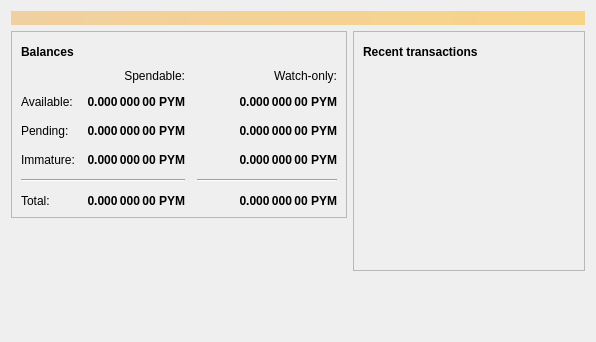
<?xml version="1.0" encoding="UTF-8"?>
<ui version="4.0">
 <class>OverviewPage</class>
 <widget class="QWidget" name="OverviewPage">
  <property name="geometry">
   <rect>
    <x>0</x>
    <y>0</y>
    <width>596</width>
    <height>342</height>
   </rect>
  </property>
  <property name="windowTitle">
   <string>Form</string>
  </property>
  <layout class="QVBoxLayout" name="topLayout">
   <item>
    <widget class="QLabel" name="labelAlerts">
     <property name="visible">
      <bool>false</bool>
     </property>
     <property name="styleSheet">
      <string notr="true">QLabel { background-color: qlineargradient(x1: 0, y1: 0, x2: 1, y2: 0, stop:0 #F0D0A0, stop:1 #F8D488); color:#000000; }</string>
     </property>
     <property name="wordWrap">
      <bool>true</bool>
     </property>
     <property name="margin">
      <number>3</number>
     </property>
     <property name="textInteractionFlags">
      <set>Qt::TextSelectableByMouse</set>
     </property>
    </widget>
   </item>
   <item>
    <layout class="QHBoxLayout" name="horizontalLayout" stretch="1,1">
     <item>
      <layout class="QVBoxLayout" name="verticalLayout_2">
       <item>
        <widget class="QFrame" name="frame">
         <property name="frameShape">
          <enum>QFrame::StyledPanel</enum>
         </property>
         <property name="frameShadow">
          <enum>QFrame::Raised</enum>
         </property>
         <layout class="QVBoxLayout" name="verticalLayout_4">
          <item>
           <layout class="QHBoxLayout" name="horizontalLayout_4">
            <item>
             <widget class="QLabel" name="label_5">
              <property name="font">
               <font>
                <weight>75</weight>
                <bold>true</bold>
               </font>
              </property>
              <property name="text">
               <string>Balances</string>
              </property>
             </widget>
            </item>
            <item>
             <widget class="QPushButton" name="labelWalletStatus">
              <property name="enabled">
               <bool>true</bool>
              </property>
              <property name="maximumSize">
               <size>
                <width>30</width>
                <height>16777215</height>
               </size>
              </property>
              <property name="toolTip">
               <string>The displayed information may be out of date. Your wallet automatically synchronizes with the Xcoin network after a connection is established, but this process has not completed yet.</string>
              </property>
              <property name="text">
               <string/>
              </property>
              <property name="icon">
               <iconset resource="../bitcoin.qrc">
                <normaloff>:/icons/warning</normaloff>
                <disabledoff>:/icons/warning</disabledoff>:/icons/warning</iconset>
              </property>
              <property name="iconSize">
               <size>
                <width>24</width>
                <height>24</height>
               </size>
              </property>
              <property name="flat">
               <bool>true</bool>
              </property>
             </widget>
            </item>
            <item>
             <spacer name="horizontalSpacer_3">
              <property name="orientation">
               <enum>Qt::Horizontal</enum>
              </property>
              <property name="sizeHint" stdset="0">
               <size>
                <width>40</width>
                <height>20</height>
               </size>
              </property>
             </spacer>
            </item>
           </layout>
          </item>
          <item>
           <layout class="QGridLayout" name="gridLayout">
            <property name="spacing">
             <number>12</number>
            </property>
            <item row="2" column="2">
             <widget class="QLabel" name="labelWatchPending">
              <property name="font">
               <font>
                <weight>75</weight>
                <bold>true</bold>
               </font>
              </property>
              <property name="cursor">
               <cursorShape>IBeamCursor</cursorShape>
              </property>
              <property name="toolTip">
               <string>Unconfirmed transactions to watch-only addresses</string>
              </property>
              <property name="text">
               <string notr="true">0.000 000 00 PYM</string>
              </property>
              <property name="alignment">
               <set>Qt::AlignRight|Qt::AlignTrailing|Qt::AlignVCenter</set>
              </property>
              <property name="textInteractionFlags">
               <set>Qt::LinksAccessibleByMouse|Qt::TextSelectableByKeyboard|Qt::TextSelectableByMouse</set>
              </property>
             </widget>
            </item>
            <item row="2" column="1">
             <widget class="QLabel" name="labelUnconfirmed">
              <property name="font">
               <font>
                <weight>75</weight>
                <bold>true</bold>
               </font>
              </property>
              <property name="cursor">
               <cursorShape>IBeamCursor</cursorShape>
              </property>
              <property name="toolTip">
               <string>Total of transactions that have yet to be confirmed, and do not yet count toward the spendable balance</string>
              </property>
              <property name="text">
               <string notr="true">0.000 000 00 PYM</string>
              </property>
              <property name="alignment">
               <set>Qt::AlignRight|Qt::AlignTrailing|Qt::AlignVCenter</set>
              </property>
              <property name="textInteractionFlags">
               <set>Qt::LinksAccessibleByMouse|Qt::TextSelectableByKeyboard|Qt::TextSelectableByMouse</set>
              </property>
             </widget>
            </item>
            <item row="3" column="2">
             <widget class="QLabel" name="labelWatchImmature">
              <property name="font">
               <font>
                <weight>75</weight>
                <bold>true</bold>
               </font>
              </property>
              <property name="cursor">
               <cursorShape>IBeamCursor</cursorShape>
              </property>
              <property name="toolTip">
               <string>Mined balance in watch-only addresses that has not yet matured</string>
              </property>
              <property name="text">
               <string notr="true">0.000 000 00 PYM</string>
              </property>
              <property name="alignment">
               <set>Qt::AlignRight|Qt::AlignTrailing|Qt::AlignVCenter</set>
              </property>
              <property name="textInteractionFlags">
               <set>Qt::LinksAccessibleByMouse|Qt::TextSelectableByKeyboard|Qt::TextSelectableByMouse</set>
              </property>
             </widget>
            </item>
            <item row="4" column="0" colspan="2">
             <widget class="Line" name="line">
              <property name="orientation">
               <enum>Qt::Horizontal</enum>
              </property>
             </widget>
            </item>
            <item row="4" column="2">
             <widget class="Line" name="lineWatchBalance">
              <property name="sizePolicy">
               <sizepolicy hsizetype="Preferred" vsizetype="Fixed">
                <horstretch>0</horstretch>
                <verstretch>0</verstretch>
               </sizepolicy>
              </property>
              <property name="minimumSize">
               <size>
                <width>140</width>
                <height>0</height>
               </size>
              </property>
              <property name="orientation">
               <enum>Qt::Horizontal</enum>
              </property>
             </widget>
            </item>
            <item row="5" column="0">
             <widget class="QLabel" name="labelTotalText">
              <property name="text">
               <string>Total:</string>
              </property>
             </widget>
            </item>
            <item row="3" column="1">
             <widget class="QLabel" name="labelImmature">
              <property name="font">
               <font>
                <weight>75</weight>
                <bold>true</bold>
               </font>
              </property>
              <property name="cursor">
               <cursorShape>IBeamCursor</cursorShape>
              </property>
              <property name="toolTip">
               <string>Mined balance that has not yet matured</string>
              </property>
              <property name="text">
               <string notr="true">0.000 000 00 PYM</string>
              </property>
              <property name="alignment">
               <set>Qt::AlignRight|Qt::AlignTrailing|Qt::AlignVCenter</set>
              </property>
              <property name="textInteractionFlags">
               <set>Qt::LinksAccessibleByMouse|Qt::TextSelectableByKeyboard|Qt::TextSelectableByMouse</set>
              </property>
             </widget>
            </item>
            <item row="2" column="3">
             <spacer name="horizontalSpacer_2">
              <property name="orientation">
               <enum>Qt::Horizontal</enum>
              </property>
              <property name="sizeHint" stdset="0">
               <size>
                <width>40</width>
                <height>20</height>
               </size>
              </property>
             </spacer>
            </item>
            <item row="3" column="0">
             <widget class="QLabel" name="labelImmatureText">
              <property name="text">
               <string>Immature:</string>
              </property>
             </widget>
            </item>
            <item row="5" column="1">
             <widget class="QLabel" name="labelTotal">
              <property name="font">
               <font>
                <weight>75</weight>
                <bold>true</bold>
               </font>
              </property>
              <property name="cursor">
               <cursorShape>IBeamCursor</cursorShape>
              </property>
              <property name="toolTip">
               <string>Your current total balance</string>
              </property>
              <property name="text">
               <string notr="true">0.000 000 00 PYM</string>
              </property>
              <property name="alignment">
               <set>Qt::AlignRight|Qt::AlignTrailing|Qt::AlignVCenter</set>
              </property>
              <property name="textInteractionFlags">
               <set>Qt::LinksAccessibleByMouse|Qt::TextSelectableByKeyboard|Qt::TextSelectableByMouse</set>
              </property>
             </widget>
            </item>
            <item row="5" column="2">
             <widget class="QLabel" name="labelWatchTotal">
              <property name="font">
               <font>
                <weight>75</weight>
                <bold>true</bold>
               </font>
              </property>
              <property name="cursor">
               <cursorShape>IBeamCursor</cursorShape>
              </property>
              <property name="toolTip">
               <string>Current total balance in watch-only addresses</string>
              </property>
              <property name="text">
               <string notr="true">0.000 000 00 PYM</string>
              </property>
              <property name="alignment">
               <set>Qt::AlignRight|Qt::AlignTrailing|Qt::AlignVCenter</set>
              </property>
              <property name="textInteractionFlags">
               <set>Qt::LinksAccessibleByMouse|Qt::TextSelectableByKeyboard|Qt::TextSelectableByMouse</set>
              </property>
             </widget>
            </item>
            <item row="0" column="2">
             <widget class="QLabel" name="labelWatchonly">
              <property name="text">
               <string>Watch-only:</string>
              </property>
              <property name="alignment">
               <set>Qt::AlignRight|Qt::AlignTrailing|Qt::AlignVCenter</set>
              </property>
             </widget>
            </item>
            <item row="1" column="0">
             <widget class="QLabel" name="labelBalanceText">
              <property name="text">
               <string>Available:</string>
              </property>
             </widget>
            </item>
            <item row="1" column="1">
             <widget class="QLabel" name="labelBalance">
              <property name="font">
               <font>
                <weight>75</weight>
                <bold>true</bold>
               </font>
              </property>
              <property name="cursor">
               <cursorShape>IBeamCursor</cursorShape>
              </property>
              <property name="toolTip">
               <string>Your current spendable balance</string>
              </property>
              <property name="text">
               <string notr="true">0.000 000 00 PYM</string>
              </property>
              <property name="alignment">
               <set>Qt::AlignRight|Qt::AlignTrailing|Qt::AlignVCenter</set>
              </property>
              <property name="textInteractionFlags">
               <set>Qt::LinksAccessibleByMouse|Qt::TextSelectableByKeyboard|Qt::TextSelectableByMouse</set>
              </property>
             </widget>
            </item>
            <item row="1" column="2">
             <widget class="QLabel" name="labelWatchAvailable">
              <property name="font">
               <font>
                <weight>75</weight>
                <bold>true</bold>
               </font>
              </property>
              <property name="cursor">
               <cursorShape>IBeamCursor</cursorShape>
              </property>
              <property name="toolTip">
               <string>Your current balance in watch-only addresses</string>
              </property>
              <property name="text">
               <string notr="true">0.000 000 00 PYM</string>
              </property>
              <property name="alignment">
               <set>Qt::AlignRight|Qt::AlignTrailing|Qt::AlignVCenter</set>
              </property>
              <property name="textInteractionFlags">
               <set>Qt::LinksAccessibleByMouse|Qt::TextSelectableByKeyboard|Qt::TextSelectableByMouse</set>
              </property>
             </widget>
            </item>
            <item row="2" column="0">
             <widget class="QLabel" name="labelPendingText">
              <property name="text">
               <string>Pending:</string>
              </property>
             </widget>
            </item>
            <item row="0" column="1">
             <widget class="QLabel" name="labelSpendable">
              <property name="text">
               <string>Spendable:</string>
              </property>
              <property name="alignment">
               <set>Qt::AlignRight|Qt::AlignTrailing|Qt::AlignVCenter</set>
              </property>
             </widget>
            </item>
           </layout>
          </item>
         </layout>
        </widget>
       </item>
       <item>
        <spacer name="verticalSpacer">
         <property name="orientation">
          <enum>Qt::Vertical</enum>
         </property>
         <property name="sizeHint" stdset="0">
          <size>
           <width>20</width>
           <height>40</height>
          </size>
         </property>
        </spacer>
       </item>
      </layout>
     </item>
     <item>
      <layout class="QVBoxLayout" name="verticalLayout_3">
       <item>
        <widget class="QFrame" name="frame_2">
         <property name="frameShape">
          <enum>QFrame::StyledPanel</enum>
         </property>
         <property name="frameShadow">
          <enum>QFrame::Raised</enum>
         </property>
         <layout class="QVBoxLayout" name="verticalLayout">
          <item>
           <layout class="QHBoxLayout" name="horizontalLayout_2">
            <item>
             <widget class="QLabel" name="label_4">
              <property name="font">
               <font>
                <weight>75</weight>
                <bold>true</bold>
               </font>
              </property>
              <property name="text">
               <string>Recent transactions</string>
              </property>
             </widget>
            </item>
            <item>
             <widget class="QPushButton" name="labelTransactionsStatus">
              <property name="enabled">
               <bool>true</bool>
              </property>
              <property name="maximumSize">
               <size>
                <width>30</width>
                <height>16777215</height>
               </size>
              </property>
              <property name="toolTip">
               <string>The displayed information may be out of date. Your wallet automatically synchronizes with the Xcoin network after a connection is established, but this process has not completed yet.</string>
              </property>
              <property name="text">
               <string/>
              </property>
              <property name="icon">
               <iconset resource="../bitcoin.qrc">
                <normaloff>:/icons/warning</normaloff>
                <disabledoff>:/icons/warning</disabledoff>:/icons/warning</iconset>
              </property>
              <property name="iconSize">
               <size>
                <width>24</width>
                <height>24</height>
               </size>
              </property>
              <property name="flat">
               <bool>true</bool>
              </property>
             </widget>
            </item>
            <item>
             <spacer name="horizontalSpacer">
              <property name="orientation">
               <enum>Qt::Horizontal</enum>
              </property>
              <property name="sizeHint" stdset="0">
               <size>
                <width>40</width>
                <height>20</height>
               </size>
              </property>
             </spacer>
            </item>
           </layout>
          </item>
          <item>
           <widget class="QListView" name="listTransactions">
            <property name="styleSheet">
             <string notr="true">QListView { background: transparent; }</string>
            </property>
            <property name="frameShape">
             <enum>QFrame::NoFrame</enum>
            </property>
            <property name="verticalScrollBarPolicy">
             <enum>Qt::ScrollBarAlwaysOff</enum>
            </property>
            <property name="horizontalScrollBarPolicy">
             <enum>Qt::ScrollBarAlwaysOff</enum>
            </property>
            <property name="selectionMode">
             <enum>QAbstractItemView::NoSelection</enum>
            </property>
           </widget>
          </item>
         </layout>
        </widget>
       </item>
       <item>
        <spacer name="verticalSpacer_2">
         <property name="orientation">
          <enum>Qt::Vertical</enum>
         </property>
         <property name="sizeHint" stdset="0">
          <size>
           <width>20</width>
           <height>40</height>
          </size>
         </property>
        </spacer>
       </item>
      </layout>
     </item>
    </layout>
   </item>
  </layout>
 </widget>
 <resources/>
 <connections/>
</ui>
